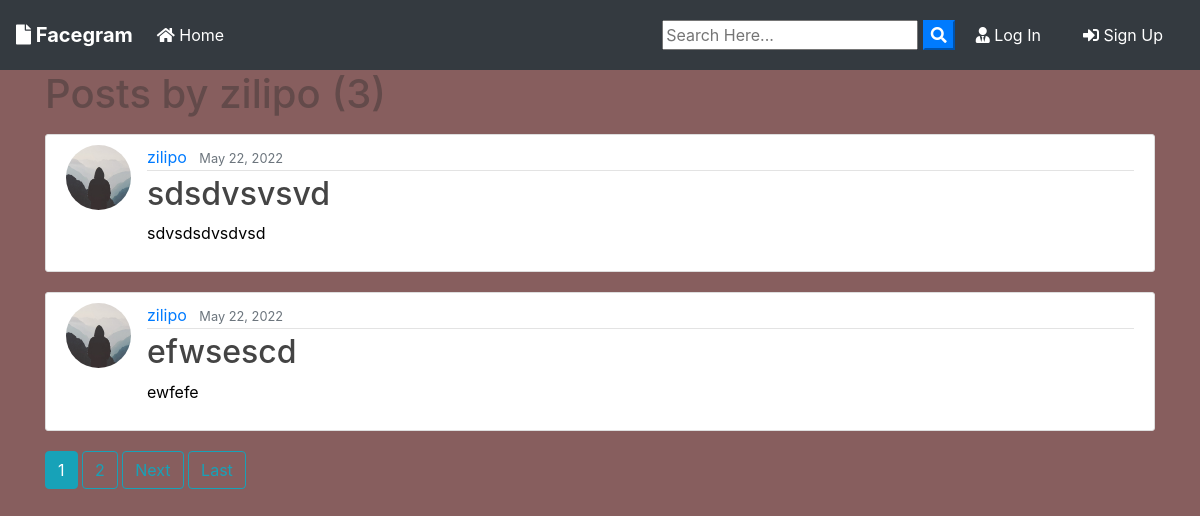
/user/zilipo, run on the app's committed database.
### blog/models.py (models this page shows, shortened)
class Post(models.Model):
	title = models.CharField(max_length=100)
	file = models.FileField(null=False,blank=True,upload_to='Files')
	content = models.TextField()
	date_posted = models.DateTimeField(default=timezone.now)
	author = models.ForeignKey(User, on_delete=models.CASCADE)

### users/models.py (models this page shows, shortened)
class Profile(models.Model):
    user = models.OneToOneField(User, on_delete=models.CASCADE)
    image = models.ImageField(default='default.jpg', upload_to='profile_pics')

### blog/views.py (the view)
# urls.py: path('user/<str:username>', UserPostListView.as_view(), name='user-posts'),
class UserPostListView(ListView):
    model = Post
    template_name = 'blog/user_posts.html'  # <app>/<model>_<viewtype>.html
    context_object_name = 'posts'
    paginate_by = 2
    def get_queryset(self):
        user = get_object_or_404(User, username=self.kwargs.get('username'))
        return Post.objects.filter(author=user).order_by('-date_posted')

### blog/templates/blog/user_posts.html (shortened to what this page needs)
{% extends "blog/base.html" %}
{% block content %}
    <h1 class="mb-3">Posts by {{ view.kwargs.username }} ({{ page_obj.paginator.count }})</h1>
    {% for post in posts %}
        <article class="media content-section">
          <img class="rounded-circle article-img" src="{{ post.author.profile.image.url }}">
          <div class="media-body">
            <div class="article-metadata">
              <a class="mr-2" href="{% url 'user-posts' post.author.username %}">{{ post.author }}</a>
              <small class="text-muted">{{ post.date_posted|date:"F d, Y" }}</small>
            </div>
            <h2><a class="article-title" href="{% url 'post-detail' post.id %}">{{ post.title }}</a></h2>
            <p class="article-content">{{ post.content }}</p>
          </div>
        </article>
    {% endfor %}
    {% if is_paginated %}
      {% for num in page_obj.paginator.page_range %}
        {% if page_obj.number == num %}
          <a class="btn btn-info mb-4" href="?page={{ num }}">{{ num }}</a>
        {% elif num > page_obj.number|add:'-3' and num < page_obj.number|add:'3' %}
          <a class="btn btn-outline-info mb-4" href="?page={{ num }}">{{ num }}</a>
        {% endif %}
      {% endfor %}
      {% if page_obj.has_next %}
        <a class="btn btn-outline-info mb-4" href="?page={{ page_obj.next_page_number }}">Next</a>
        <a class="btn btn-outline-info mb-4" href="?page={{ page_obj.paginator.num_pages }}">Last</a>
      {% endif %}
    {% endif %}
{% endblock content %}

### blog/templates/blog/base.html (shortened to what this page needs)
{% load static %}
<!doctype html>
<html lang="en">
  <head>
    <link rel="stylesheet" href="https://stackpath.bootstrapcdn.com/bootstrap/4.3.1/css/bootstrap.min.css">
    <link rel="stylesheet" href="https://use.fontawesome.com/releases/v5.8.1/css/all.css" >
    <link rel="stylesheet" href="{% static 'blog/main.css' %}">
</head>
  <body>
        <nav class="navbar navbar-expand-lg navbar-dark bg-dark">
                <a class="navbar-brand font-weight-bold" href="{% url 'blog-home' %}"><i class="fas fa-file"></i> Facegram</a>
                <div class="collapse navbar-collapse" id="navbarSupportedContent">
                  <ul class="navbar-nav mr-auto">
                    <li class="nav-item active">
                      <a class="nav-link" href="{% url 'blog-home' %}"><i class="fas fa-home"></i> Home <span class="sr-only">(current)</span></a>
                    </li>
                  </ul>
                  <form id="searchform" action="{% url 'search' %}" method="get">
                    <input type="text" name="q" type="text" value="{{ request.GET.q }}" placeholder="Search Here..." />
                    <button type="button" onclick="searchform.submit()" class=" text-white my-color btn-primary"><i class="fa fa-search"></i></button>
                </form>
                    {% if user.is_authenticated %}
                    <a href="{% url 'user-posts' user %}" class="btn text-white m-2"><i class="fas fa-user-shield"></i> My Post</a>
                    <a href="{% url 'post-create' %} " class="btn text-white m-2"><i class="fas fa-user-edit"></i> New Post</a>
                    <a href="{% url 'profile' %} " class="btn text-white m-2"><i class="fas fa-user"></i> {{ user.username }}</a>
                    <a href="{% url 'logout' %} " class="btn text-white m-2"><i class="fas fa-sign-out-alt"></i> Log Out</a>
                    {% else %}
                    <a href="{% url 'login' %} " class="btn text-white m-2"><i class="fas fa-user-tie"></i> Log In</a>
                    <a href="{% url 'register' %} " class="btn text-white m-2"> <i class="fas fa-sign-in-alt"></i> Sign Up</a>
                    {% endif %}
                </div>
              </nav>
      <div class="container my-bg">
    {% block content %}
    {% endblock  %}
</div>
  </body>
</html>

### blog/static/blog/main.css (style rules this page uses)
body { background: #875e5e; color: #000000; margin-top: 0; }
h1, h2, h3, h4, h5, h6 { color: #634a4a; }
ul { margin: 0; }
.content-section { background: #ffffff; padding: 10px 20px; border: 1px solid #dddddd; border-radius: 3px; margin-bottom: 20px; }
.article-title { color: #444444; }
.article-content { white-space: pre-line; }
.article-img { height: 65px; width: 65px; margin-right: 16px; }
.article-metadata { padding-bottom: 1px; margin-bottom: 4px; border-bottom: 1px solid #e3e3e3 }

### data on the page
Post: author.profile.image (placeholder picture), author "zilipo", date_posted "May 22, 2022", title "sdsdvsvsvd", content "sdvsdsdvsdvsd"
Post: author.profile.image (placeholder picture), author "zilipo", date_posted "May 22, 2022", title "efwsescd", content "ewfefe"

### other printed values
{{ view.kwargs.username }} "zilipo"
{{ page_obj.paginator.count }} "3"
{{ num }} "1"
